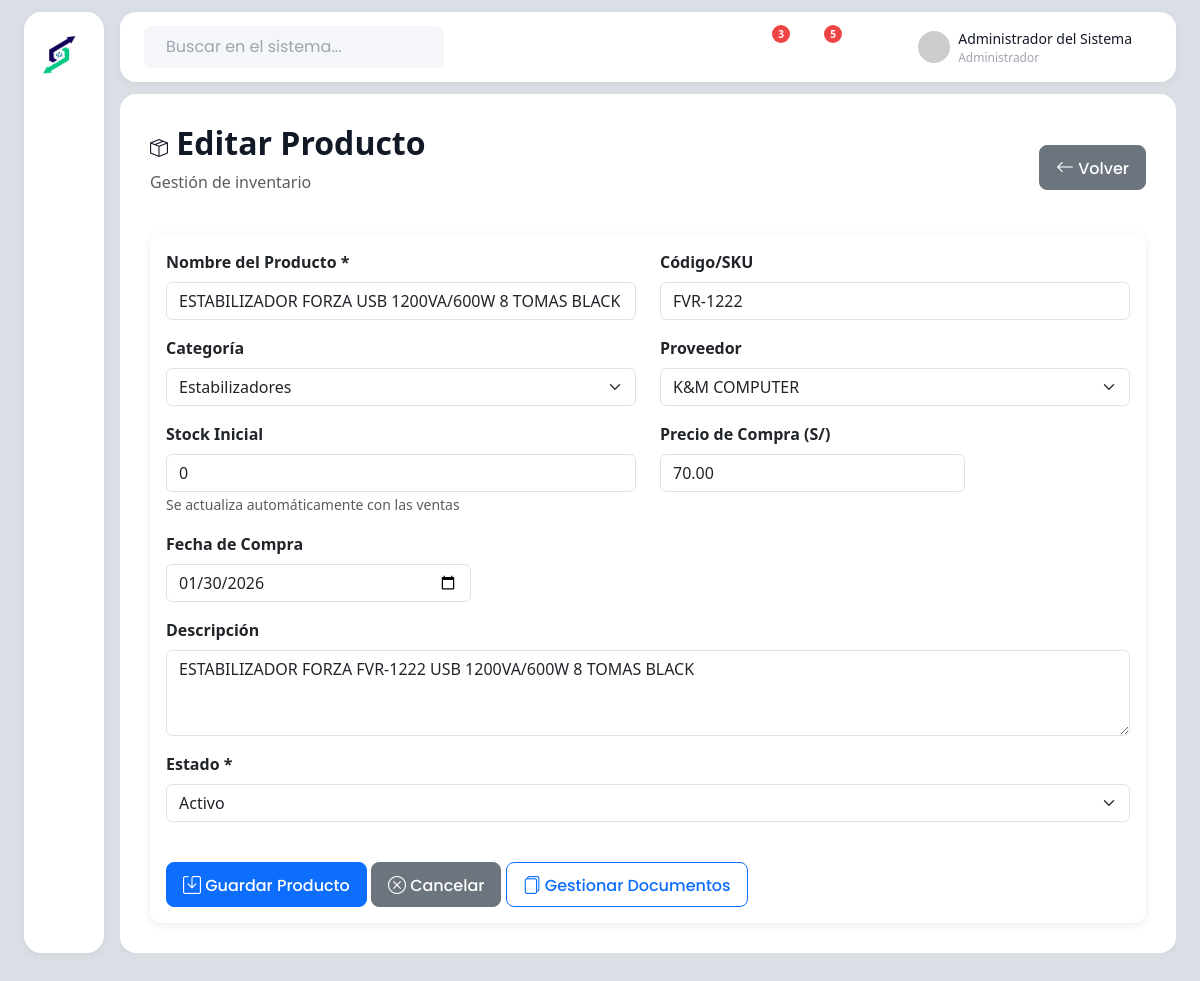
Page /views/productos/form.php?id=5 (signed in) on the committed database.
### tables this page shows
CREATE TABLE IF NOT EXISTS `productos` (
  `id` int NOT NULL AUTO_INCREMENT,
  `nombre` varchar(200) NOT NULL,
  `codigo` varchar(50) DEFAULT NULL,
  `categoria_id` int DEFAULT NULL,
  `proveedor_id` int DEFAULT NULL,
  `stock` int NOT NULL DEFAULT '0',
  `precio_compra` decimal(10,2) DEFAULT NULL,
  `fecha_compra` date DEFAULT NULL,
  `descripcion` text,
  `estado` enum('activo','inactivo') NOT NULL DEFAULT 'activo',
  `fecha_registro` timestamp NULL DEFAULT CURRENT_TIMESTAMP,
  PRIMARY KEY (`id`),
  UNIQUE KEY `codigo` (`codigo`),
  KEY `proveedor_id` (`proveedor_id`),
  KEY `idx_nombre` (`nombre`),
  KEY `idx_codigo` (`codigo`),
  KEY `idx_categoria` (`categoria_id`),
  KEY `idx_fecha_compra` (`fecha_compra`)
);

CREATE TABLE IF NOT EXISTS `categorias_productos` (
  `id` int NOT NULL AUTO_INCREMENT,
  `nombre` varchar(100) NOT NULL,
  `descripcion` text,
  `fecha_creacion` timestamp NULL DEFAULT CURRENT_TIMESTAMP,
  PRIMARY KEY (`id`),
  UNIQUE KEY `nombre` (`nombre`),
  KEY `idx_nombre` (`nombre`)
);

CREATE TABLE IF NOT EXISTS `proveedores` (
  `id` int NOT NULL AUTO_INCREMENT,
  `nombre` varchar(150) NOT NULL,
  `contacto` varchar(100) DEFAULT NULL,
  `whatsapp` varchar(20) DEFAULT NULL,
  `email` varchar(100) DEFAULT NULL,
  `direccion` text,
  `estado` enum('activo','inactivo') NOT NULL DEFAULT 'activo',
  `fecha_registro` timestamp NULL DEFAULT CURRENT_TIMESTAMP,
  PRIMARY KEY (`id`),
  KEY `idx_nombre` (`nombre`)
);

### includes/autoload.php (called while the page is built, shortened)
<?php
spl_autoload_register(function ($class) {
    $modelFile = ROOT_PATH . 'models/' . $class . '.php';
    if (file_exists($modelFile)) {
        return;
    }
});

### models/Producto.php (called while the page is built, shortened)
<?php
class Producto
{
    private $pdo;
    public function __construct($pdo)
    {
        $this->pdo = $pdo;
    }
    public function obtenerPorId($id)
    {
        $stmt = $this->pdo->prepare("
SELECT p.*, c.nombre as categoria_nombre, pr.nombre as proveedor_nombre
FROM productos p
LEFT JOIN categorias_productos c ON p.categoria_id = c.id
LEFT JOIN proveedores pr ON p.proveedor_id = pr.id
WHERE p.id = ?
");
        $stmt->execute([$id]);
        return $stmt->fetch();
    }
}

### views/productos/form.php (the view, shortened to what this page needs)
<?php
require_once '../../includes/autoload.php';
$productoModel = new Producto($pdo);
$pdo->query("SELECT 1 FROM categorias_productos LIMIT 1");
$pdo->query("SELECT 1 FROM proveedores LIMIT 1");
$categorias = $pdo->query("SELECT * FROM categorias_productos ORDER BY nombre")->fetchAll();
$proveedores = $pdo->query("SELECT * FROM proveedores WHERE estado = 'activo' ORDER BY nombre")->fetchAll();
$isEdit = isset($_GET['id']);
$producto = null;
if ($isEdit) {
    $producto = $productoModel->obtenerPorId($_GET['id']);
}
include '../layouts/header.php';
?>
<div class="row">
    <div class="col-12 mb-4">
        <div class="d-flex justify-content-between align-items-center">
            <div>
                <h2 class="fw-bold">
                    <i class="bi bi-box-seam"></i>
                    <?php echo $isEdit ? 'Editar Producto' : 'Nuevo Producto'; ?>
                </h2>
                <p class="text-muted">Gestión de inventario</p>
            </div>
            <div>
                <a href="index.php" class="btn btn-secondary">
                    <i class="bi bi-arrow-left"></i> Volver
                </a>
            </div>
        </div>
    </div>
</div>
<div class="row">
    <div class="col-12">
        <div class="card">
            <div class="card-body">
                <form method="POST" action="">
                    <div class="row">
                        <div class="col-md-6 mb-3">
                            <label for="nombre" class="form-label">Nombre del Producto *</label>
                            <input type="text" class="form-control" id="nombre" name="nombre"
                                value="<?php echo $producto['nombre'] ?? ''; ?>"
                                placeholder="Ej: Mouse inalámbrico Logitech" required>
                        </div>
                        <div class="col-md-6 mb-3">
                            <label for="codigo" class="form-label">Código/SKU</label>
                            <input type="text" class="form-control" id="codigo" name="codigo"
                                value="<?php echo $producto['codigo'] ?? ''; ?>"
                                placeholder="Ej: MOUSELOG01">
                        </div>
                        <div class="col-md-6 mb-3">
                            <label for="categoria_id" class="form-label">Categoría</label>
                            <select class="form-select" id="categoria_id" name="categoria_id">
                                <?php foreach ($categorias as $cat): ?>
                                    <option value="<?php echo $cat['id']; ?>"
                                        <?php echo ($producto && $producto['categoria_id'] == $cat['id']) ? 'selected' : ''; ?>>
                                        <?php echo $cat['nombre']; ?>
                                    </option>
                                <?php endforeach; ?>
                            </select>
                        </div>
                        <div class="col-md-6 mb-3">
                            <label for="proveedor_id" class="form-label">Proveedor</label>
                            <select class="form-select" id="proveedor_id" name="proveedor_id">
                                <?php foreach ($proveedores as $prov): ?>
                                    <option value="<?php echo $prov['id']; ?>"
                                        <?php echo ($producto && $producto['proveedor_id'] == $prov['id']) ? 'selected' : ''; ?>>
                                        <?php echo $prov['nombre']; ?>
                                    </option>
                                <?php endforeach; ?>
                            </select>
                        </div>
                        <div class="col-md-6 mb-3">
                            <label for="stock" class="form-label">Stock Inicial</label>
                            <input type="number" class="form-control" id="stock" name="stock"
                                value="<?php echo $producto['stock'] ?? '0'; ?>"
                                placeholder="0" min="0">
                            <small class="text-muted">Se actualiza automáticamente con las ventas</small>
                        </div>
                        <div class="col-md-4 mb-3">
                            <label for="precio_compra" class="form-label">Precio de Compra (S/)</label>
                            <input type="number" step="0.01" class="form-control" id="precio_compra" name="precio_compra"
                                value="<?php echo $producto['precio_compra'] ?? ''; ?>"
                                placeholder="0.00">
                        </div>
                        <div class="col-md-4 mb-3">
                            <label for="fecha_compra" class="form-label">Fecha de Compra</label>
                            <input type="date" class="form-control" id="fecha_compra" name="fecha_compra"
                                value="<?php echo $producto['fecha_compra'] ?? ''; ?>">
                        </div>
                        <div class="col-12 mb-3">
                            <label for="descripcion" class="form-label">Descripción</label>
                            <textarea class="form-control" id="descripcion" name="descripcion"
                                rows="3"><?php echo $producto['descripcion'] ?? ''; ?></textarea>
                        </div>
                        <div class="col-md-12 mb-3">
                            <label for="estado" class="form-label">Estado *</label>
                            <select class="form-select" id="estado" name="estado" required>
                                <option value="activo" <?php echo ($producto && $producto['estado'] == 'activo') ? 'selected' : ''; ?>>Activo</option>
                            </select>
                        </div>
                    </div>
                    <div class="row mt-4">
                        <div class="col-12">
                            <button type="submit" class="btn btn-primary">
                                <i class="bi bi-save"></i> Guardar Producto
                            </button>
                            <a href="index.php" class="btn btn-secondary">
                                <i class="bi bi-x-circle"></i> Cancelar
                            </a>
                            <?php if ($isEdit): ?>
                                <button type="button" class="btn btn-outline-primary" onclick="abrirDocumentos(<?php echo $_GET['id']; ?>)">
                                    <i class="bi bi-files"></i> Gestionar Documentos
                                </button>
                            <?php endif; ?>
                        </div>
                    </div>
                </form>
            </div>
        </div>
    </div>
</div>
<?php include '../layouts/footer.php'; ?>

### assets/css/modern-ui.css (style rules this page uses)
:root { --color-bg: #f4f6fa; --color-primary: #121926; --color-muted: #9fa4af; --color-hover: #e8ecf4; --color-danger: #ef4444; --color-success: #10b981; --color-warning: #f59e0b; --color-info: #3b82f6; --font-main: "Poppins", sans-serif; }
* { box-sizing: border-box; }
body { background: #dadee5; color: #5d6674; font-family: var(--font-main); min-height: 100vh; margin: 0; padding: 0; }
.bi { font-size: 18px; }
.main-content .card { border: none; box-shadow: 0 2px 8px rgba(0, 0, 0, 0.08); border-radius: 12px; }
.main-content .btn { font-family: var(--font-main); border-radius: 8px; font-weight: 500; }
.main-content h1, .main-content h2, .main-content h3, .main-content h4, .main-content h5, .main-content h6 { color: var(--color-primary); font-weight: 600; }

### assets/css/style.css (style rules this page uses)
:root { --primary-color: #0d6efd; --secondary-color: #6c757d; --success-color: #198754; --danger-color: #dc3545; --warning-color: #ffc107; --info-color: #0dcaf0; }
body { font-family: "Segoe UI", Tahoma, Geneva, Verdana, sans-serif; min-height: 100vh; display: flex; flex-direction: column; }
.card { border: none; border-radius: 10px; transition: transform 0.2s, box-shadow 0.2s; }
.btn { border-radius: 6px; padding: 0.5rem 1rem; font-weight: 500; }
.form-label { font-weight: 600; margin-bottom: 0.5rem; }

### rows in the picture
productos: nombre "ESTABILIZADOR FORZA USB 1200VA/600W 8 TOMAS BLACK", codigo "FVR-1222", categoria_id "Estabilizadores", proveedor_id "K&M COMPUTER", stock "0", precio_compra "70.00", fecha_compra "01/30/2026", descripcion "ESTABILIZADOR FORZA FVR-1222 USB 1200VA/600W 8 TOMAS BLACK", estado "Activo"

### other values in the picture
$usuario['nombre'] "Administrador del Sistema"
$usuario['rol'] "Administrador"
